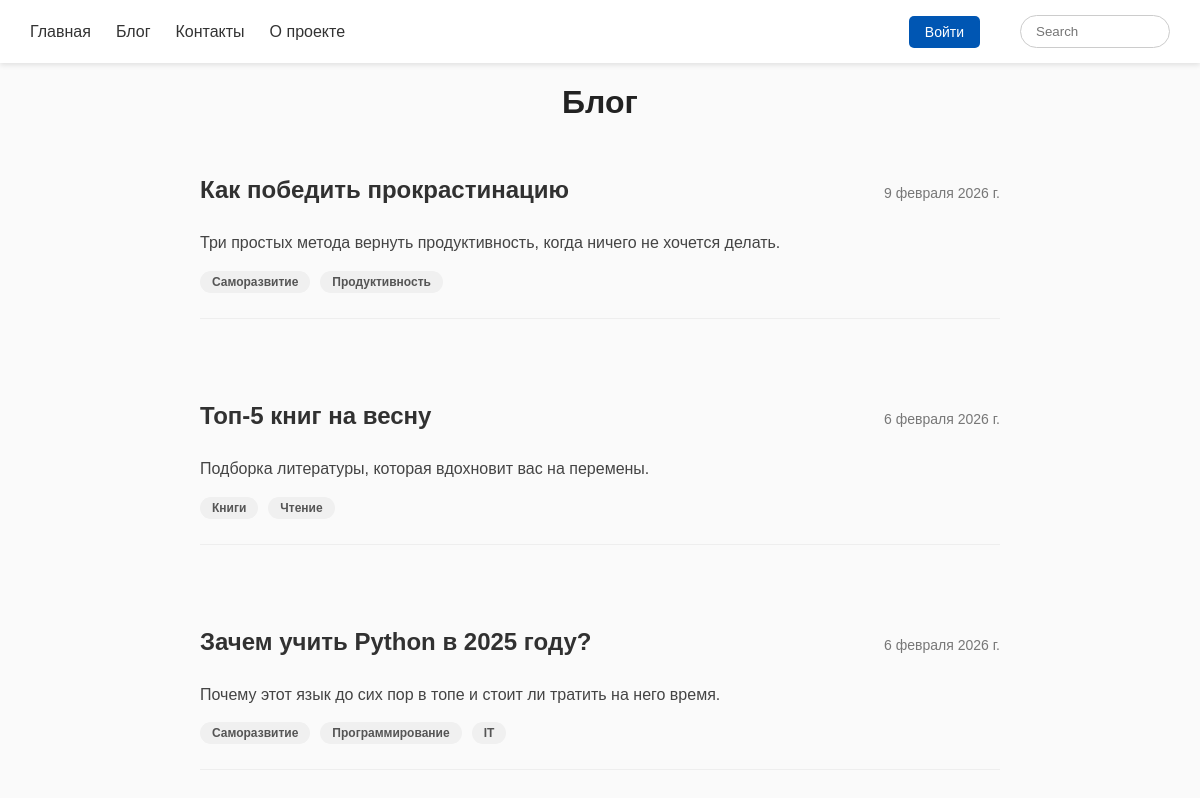
The page / on the database its author committed.
### blog/models.py (models this page shows, shortened)
class Post(models.Model):
    title = models.CharField(max_length=150)
    excerpt = models.CharField(max_length=400)
    date = models.DateField(auto_now=True)
    slug = models.SlugField(unique=True) # /first-past
    content = models.TextField()
    tags = models.ManyToManyField(Tag)

class Tag(models.Model):
    caption = models.CharField(max_length=20)

### blog/views.py (the view)
# urls.py: path('', views.starting_page, name="starting-page"),
def starting_page(request):
    latest_posts = Post.objects.all().order_by("-date")[:3]
    return render(request, "blog/index.html", {
        "posts": latest_posts
    })

### blog/templates/blog/index.html
{% extends "base.html" %}
{% block content %}
    <h1 class="main-title about-title">Блог</h1>
    {% for p in posts %}
        <article class="post">
            <div class="post-title-and-date">
                <a href="{% url 'post-detail-page' p.slug %}" class="post-title"><h2>{{ p.title }}</h2></a>
                <p class="post-date">{{ p.date }}</p>
            </div>
            <p class="post-excerpt">{{ p.excerpt }}</p>
            <div class="post-tags">
                {% for tag in p.tags.all %}
                    <strong class="post-tag">{{ tag.caption }}</strong>
                {% endfor %}
            </div>
            <hr>
        </article>
    {% endfor %}
{% endblock %}

### templates/base.html (shortened to what this page needs)
{% load static %}
<!DOCTYPE html>
<html lang="en">
<head>
    <link rel="stylesheet" href="{% static 'app.css' %}">
</head>
<body>
    <header class="header">
        <nav class="nav">
            <ul class="nav-links">
                <li><a href="/" class="nav-item">Главная</a></li>
                <li><a href="/posts" class="nav-item">Блог</a></li>
                <li><a href="/contacts" class="nav-item">Контакты</a></li>
                <li><a href="/about" class="nav-item">О проекте</a></li>
            </ul>
            <ul>
                <p>
                <form id="logout-form" class="logout-form" action="{% url 'logout' %}" method="post">
                    {% if user.is_authenticated %}
                    <p>Привет, <strong>{{ user.get_username }}</strong></p>
                    <button type="submit" class="logout-button">Выйти</button>
                    {% else %}
                    <a href="{% url 'login' %}?next={{ request.path }}"><button type="button" class="login-button">Войти</button></a>
                    {% endif %}
                </form>
                </p>
                <input type="search" placeholder="Search" class="search" name="Search">
            </ul>
        </nav>
    </header>
    {% block content %}
    {% endblock %}
</body>
</html>

### static/app.css (style rules this page uses)
body { margin: 0; background-color: #fafafa; color: #000000; font-family: "Ubuntu", sans-serif; font-weight: 400; font-style: normal; }
.header { background-color: #ffffff; padding: 15px 30px; box-shadow: 0 2px 5px #0000001a; }
.nav { display: flex; justify-content: space-between; align-items: center; max-width: 1200px; margin: 0 auto; font-family: sans-serif; }
.nav-links { list-style: none; display: flex; gap: 25px; margin: 0; padding: 0; }
.nav-item { text-decoration: none; color: #333; font-weight: 500; transition: 0.3s; }
.nav ul:last-child { display: flex; align-items: center; gap: 20px; list-style: none; margin: 0; padding: 0; }
.logout-form { display: flex; align-items: center; gap: 15px; margin: 0; }
.login-button, .logout-button { background-color: #007bff; color: white; border: none; padding: 8px 16px; border-radius: 5px; cursor: pointer; font-size: 14px; transition: 0.3s; }
.login-button, .logout-button:hover { background-color: #0056b3; }
.search { padding: 8px 15px; border: 1px solid #ccc; border-radius: 20px; outline: none; width: 150px; }
.main-title { font-family: sans-serif; color: #222; text-align: center; margin-bottom: 40px; }
.post { max-width: 800px; margin: 0 auto 30px; font-family: sans-serif; padding: 20px; border-radius: 10px; transition: transform 0.3s ease, box-shadow 0.3s ease; }
.post-title-and-date { display: flex; justify-content: space-between; align-items: baseline; gap: 20px; }
.post-title { text-decoration: none; color: #313131; }
.post-title h2 { margin: 0; font-size: 24px; }
.post-date { color: #777; font-size: 14px; }
.post-excerpt { line-height: 1.6; color: #444; margin: 15px 0; }
.post-tags { display: flex; gap: 10px; flex-wrap: wrap; }
.post-tag { background-color: #f0f0f0; color: #555; padding: 4px 12px; border-radius: 15px; font-size: 12px; margin: 0; }
hr { border: 0; border-top: 1px solid #eee; margin-top: 25px; }
.about-title { font-size: 32px; color: #222; text-align: center; margin-bottom: 30px; }

### rows shown on the page
Post: title "Как победить прокрастинацию", date "9 февраля 2026 г.", excerpt "Три простых метода вернуть продуктивность, когда ничего не хочется делать."
Tag: caption "Саморазвитие"
Tag: caption "Продуктивность"
Post: title "Топ-5 книг на весну", date "6 февраля 2026 г.", excerpt "Подборка литературы, которая вдохновит вас на перемены."
Tag: caption "Книги"
Tag: caption "Чтение"
Post: title "Зачем учить Python в 2025 году?", date "6 февраля 2026 г.", excerpt "Почему этот язык до сих пор в топе и стоит ли тратить на него время."
Tag: caption "Программирование"
Tag: caption "IT"
